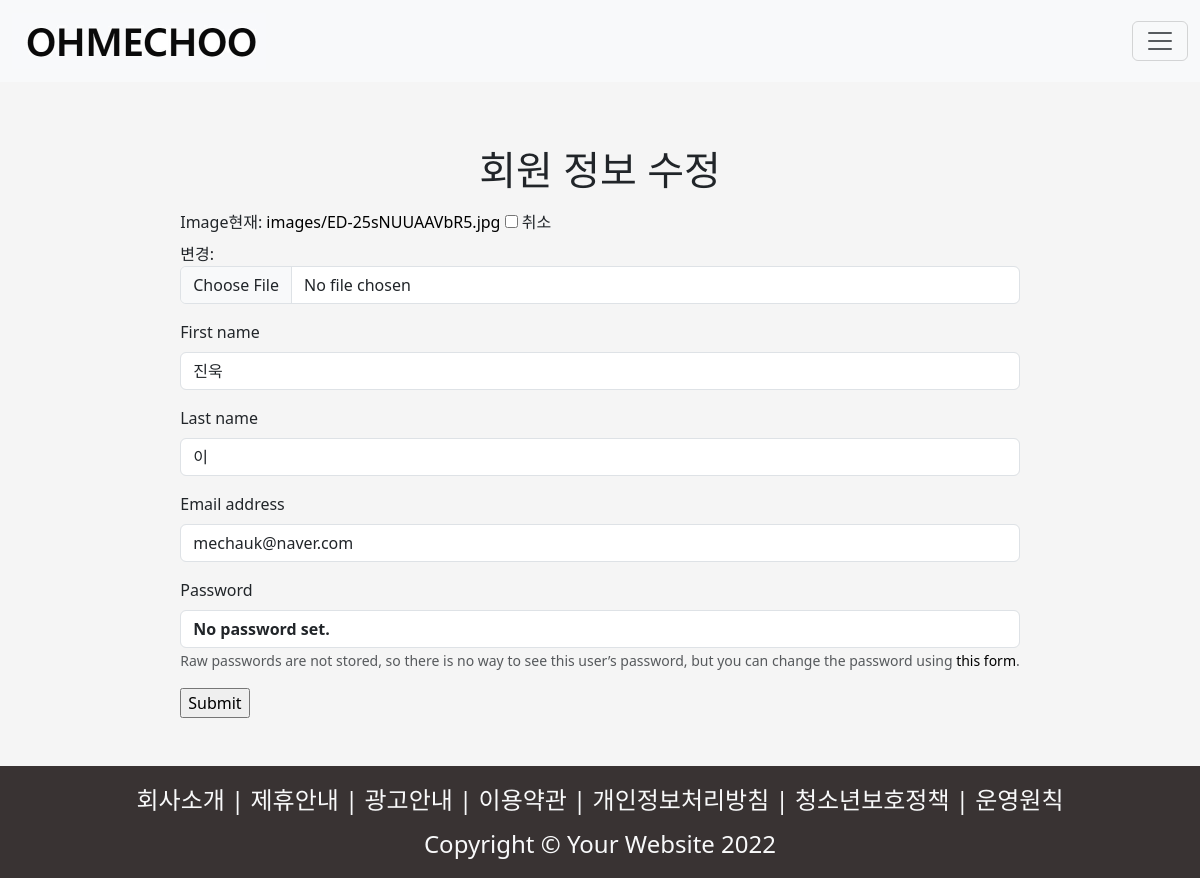
Page /accounts/update/ (signed in) on the committed database.
### accounts/models.py (models this page shows, shortened)
class User(AbstractUser):
    followings = models.ManyToManyField('self',symmetrical = False, related_name = 'followers')
    is_owner = models.BooleanField(default=False)
    image = models.ImageField(upload_to='images/', blank=True) # 프로필사진

### accounts/views.py (the view)
# urls.py: path('update/',views.update,name = 'update'),
@login_required
def update(request):
    if request.method == 'POST':
        form = CustomUserChangeForm(request.POST,request.FILES, instance = request.user)
        if form.is_valid():
            checker = form.save(commit=False)
            form.user = request.user
            checker.save()
            return redirect('accounts:profile', form.user.pk)
    else:
        form = CustomUserChangeForm(instance = request.user)
    context={
        'form':form
    }
    return render(request,'accounts/update.html',context)

### accounts/forms.py
class CustomUserChangeForm(UserChangeForm):
    class Meta(UserChangeForm.Meta):
        model = get_user_model()
        fields = ('image','first_name','last_name','email',)

### accounts/templates/accounts/update.html (shortened to what this page needs)
{% extends 'base.html' %}
{% load django_bootstrap5 %}
{% block content %}
  <div class="container d-flex align-items-center flex-column my-5">
    <h1 class="text-center my-3">
      회원 정보 수정
    </h1>
    <form class="align-items-center" action="" method="POST" enctype="multipart/form-data">
      {% bootstrap_form form %}
      <input type="submit">
    </form>
  </div>
{% endblock content %}

### templates/base.html (style rules this page uses)
body, html { height: 100%; }
body { display: flex; flex-direction: column; background-color: whitesmoke; }
a { text-decoration: none; color: black; }

### rows in the picture
User: first_name "진욱", last_name "이", email "mechauk@naver.com"
